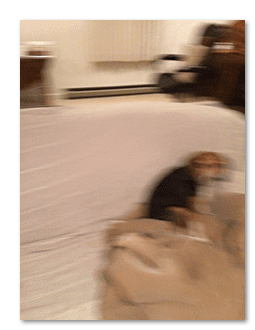
#> input picture pyimage_steps/step5/blur_detection/images/1.png, 255 x 330 px; its folder holds only this picture in this run
$ python detect_blur.py --images images   (older library calls are emulated)
#> lines starting #> are read from the running program, lines starting #| are printed output that depends on the picture; after the words box and inside, x2 and y2 are one past the last pixel; in counts of white or black regions, pixels touching at a corner belong together
from imutils import paths
import argparse
import cv2
def variance_of_laplacian(image):
	# görüntünün Laplacian'ını hesaplayın ve ardından odağı geri getirin
    # Laplacian'ın varyansı olan ölçü
	return cv2.Laplacian(image, cv2.CV_64F).var()
# bağımsız değişkeni oluştur, bağımsız değişkenleri ayrıştır
ap = argparse.ArgumentParser()
ap.add_argument("-i", "--images", required=True,
	help="path to input directory of images")
ap.add_argument("-t", "--threshold", type=float, default=100.0,
	help="focus measures that fall below this value will be considered 'blurry'")
args = vars(ap.parse_args())
# giriş görüntüleri üzerinde döngü
for imagePath in paths.list_images(args["images"]):
	# görüntüyü yükleyin, gri tonlamaya dönüştürün ve
    # Laplacian Varyansını kullanarak görüntünün odak ölçüsü
    # yöntem
	image = cv2.imread(imagePath)
#> image is the input picture: shape (330, 255, 3); mean B, G, R 144, 163.5, 188.8
	gray = cv2.cvtColor(image, cv2.COLOR_BGR2GRAY)
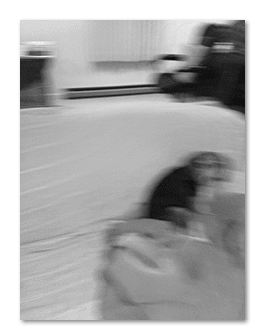
#> gray: shape (330, 255); min 8, max 255, mean 168.8
	fm = variance_of_laplacian(gray)
#> fm = 355.4
	text = "Not Blurry"
	# odak ölçüsü sağlanan eşiğin altındaysa o zaman görüntü "bulanık" olarak kabul edilmelidir
	if fm < args["threshold"]:
		text = "Blurry"

	cv2.putText(image, "{}: {:.2f}".format(text, fm), (10, 30),
		cv2.FONT_HERSHEY_SIMPLEX, 0.8, (0, 0, 255), 3)
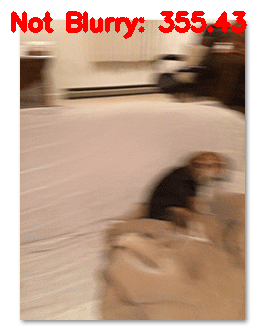
#> image: shape (330, 255, 3); 3.06% of pixels changed, all inside (x1, y1, x2, y2) = (11, 11, 247, 39)
	cv2.imshow("Image", image)
	key = cv2.waitKey(0)
#> (key Esc is pressed here)

$ run again, on pyimage_steps/step5/blur_detection/images/2.png
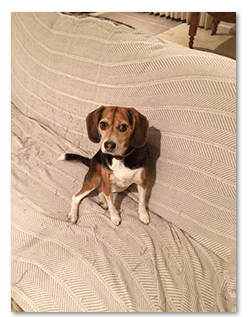
#> input picture pyimage_steps/step5/blur_detection/images/2.png, 251 x 317 px
#> image is the input picture: shape (317, 251, 3); mean B, G, R 158.8, 181.2, 205.1
#> `gray = cv2.cvtColor(image, cv2.COLOR_BGR2GRAY)`:
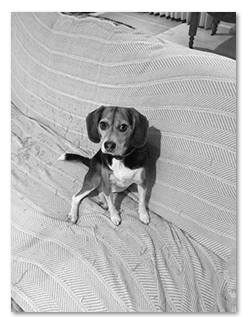
#> gray: shape (317, 251); min 8, max 255, mean 185.8
#> fm = 2131.9
#> `cv2.putText(image, "{}: {:.2f}".format(text, fm), (10, 30), cv2.FONT_H..`:
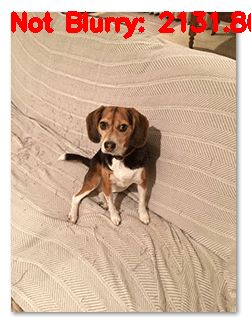
#> image: shape (317, 251, 3); 3.15% of pixels changed, all inside (x1, y1, x2, y2) = (11, 11, 251, 39)

$ run again, on pyimage_steps/step5/blur_detection/images/3.png
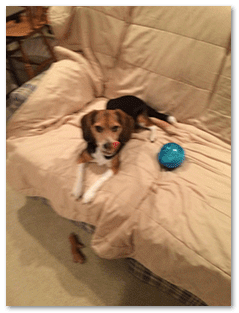
#> input picture pyimage_steps/step5/blur_detection/images/3.png, 239 x 313 px
#> image is the input picture: shape (313, 239, 3); mean B, G, R 107, 139.5, 172.6
#> `gray = cv2.cvtColor(image, cv2.COLOR_BGR2GRAY)`:
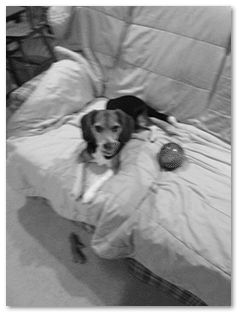
#> gray: shape (313, 239); min 8, max 255, mean 145.7
#> fm = 594.7
#> `cv2.putText(image, "{}: {:.2f}".format(text, fm), (10, 30), cv2.FONT_H..`:
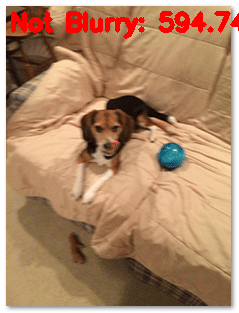
#> image: shape (313, 239, 3); 3.23% of pixels changed, all inside (x1, y1, x2, y2) = (11, 11, 239, 39)

$ run again, on pyimage_steps/step5/blur_detection/images/4.png
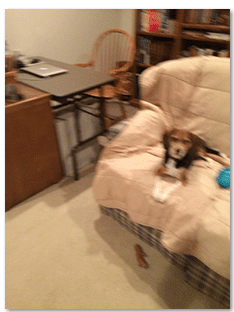
#> input picture pyimage_steps/step5/blur_detection/images/4.png, 234 x 312 px
#> image is the input picture: shape (312, 234, 3); mean B, G, R 101.9, 132.4, 164.7
#> `gray = cv2.cvtColor(image, cv2.COLOR_BGR2GRAY)`:
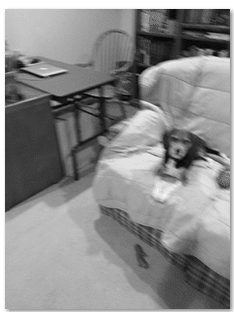
#> gray: shape (312, 234); min 8, max 255, mean 138.6
#> fm = 680.3
#> `cv2.putText(image, "{}: {:.2f}".format(text, fm), (10, 30), cv2.FONT_H..`:
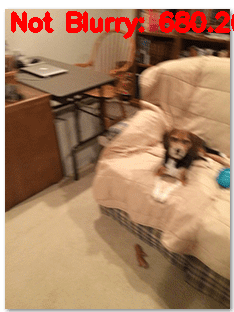
#> image: shape (312, 234, 3); 3.45% of pixels changed, all inside (x1, y1, x2, y2) = (11, 11, 234, 39)
